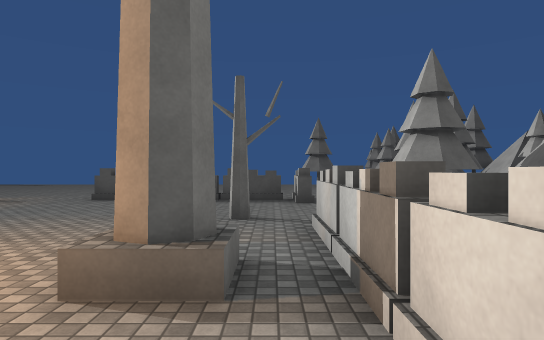
[1] (above)

24 first-person views from a walk through a scene from a Unity 3-D project. The camera is 1.5 m above the floor, looks level and sees 75° across. The floor is counted in squares, 2 m on a side. Each view is taken from the middle of a square. On the plan, view 1 faces up. The plan holds only what a view shows up to about 11 squares ahead; the rest is blank. The place goes on beyond the plan. The player is left out. Surface patterns are stand-ins for the level's own textures.

[2]
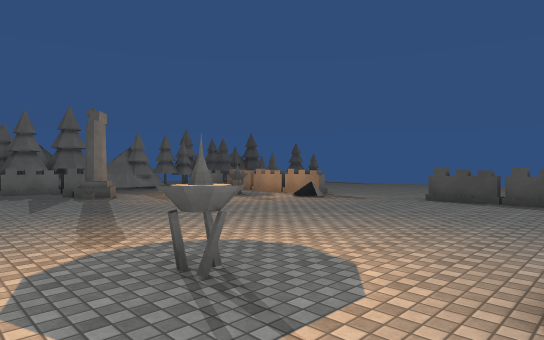

[3]
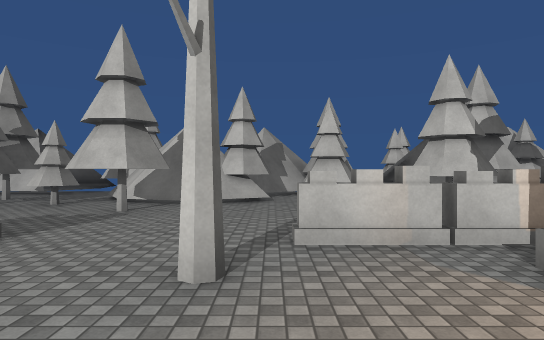

[4]
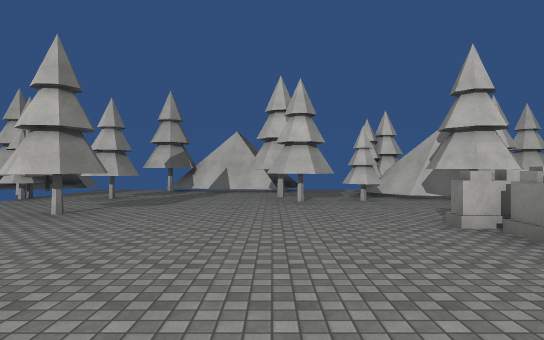

[5]
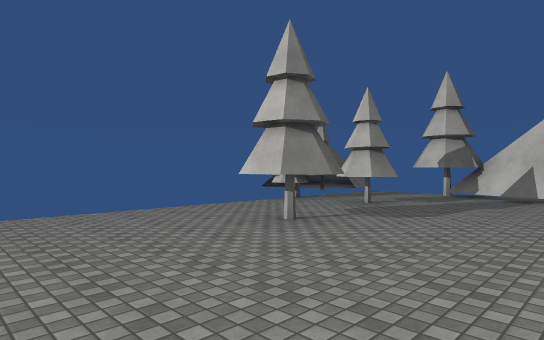

[6]
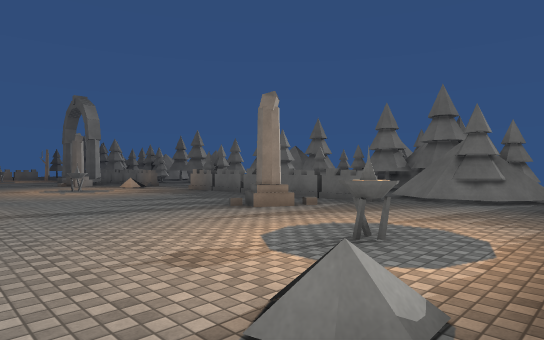

[7]
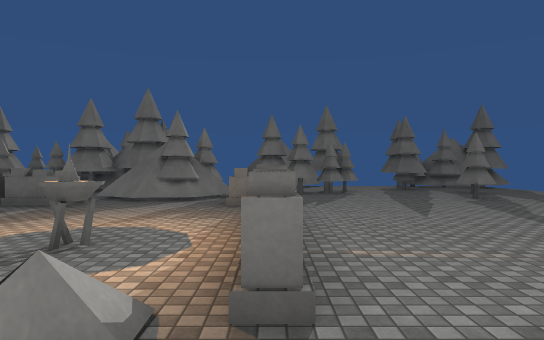

[8]
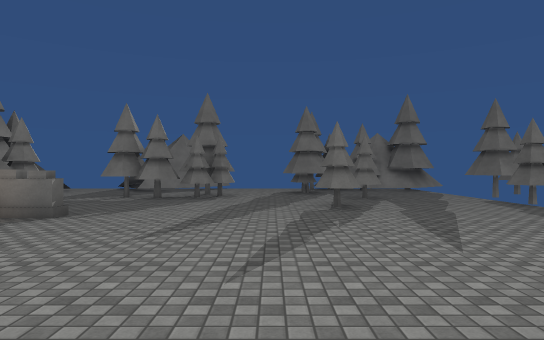

[9]
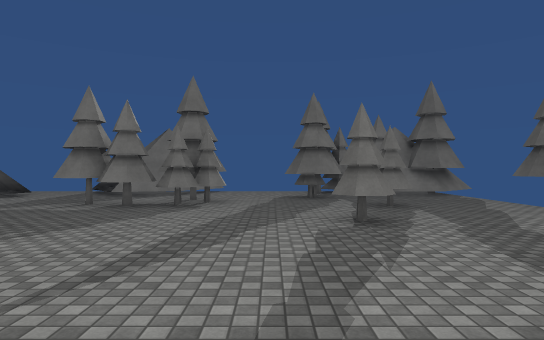

[10]
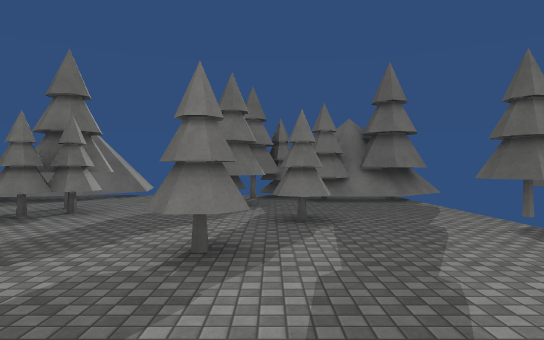

[11]
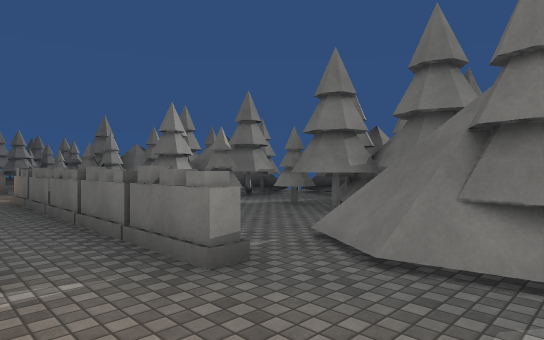

[12]
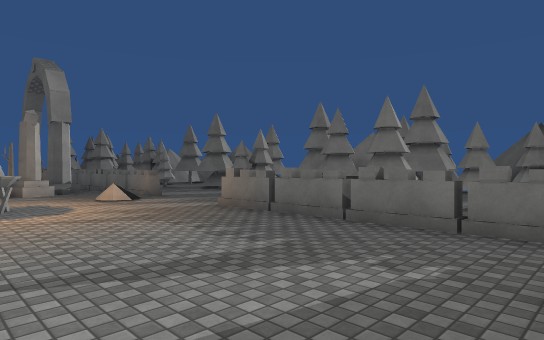

[13]
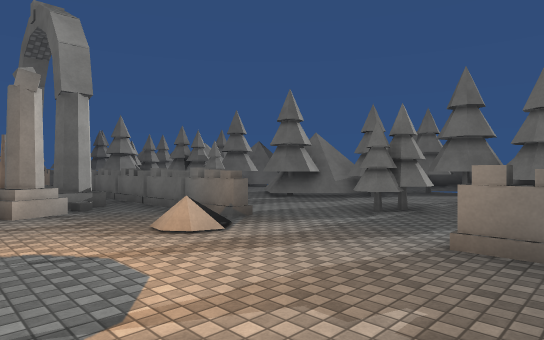

[14]
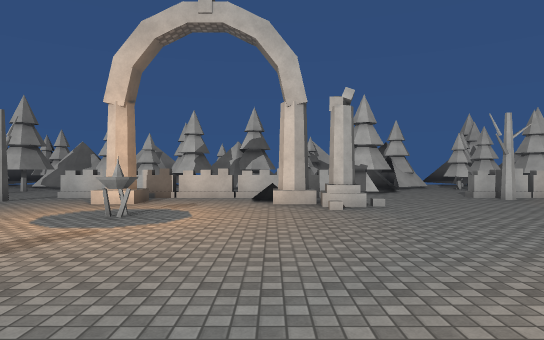

[15]
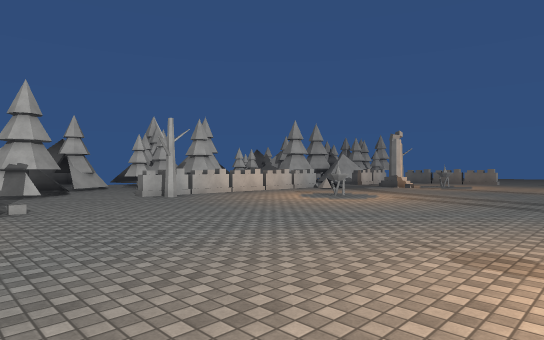

[16]
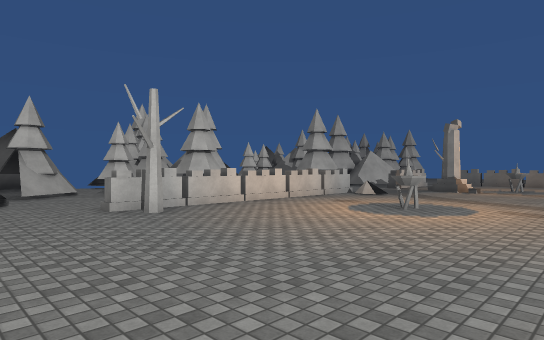

[17]
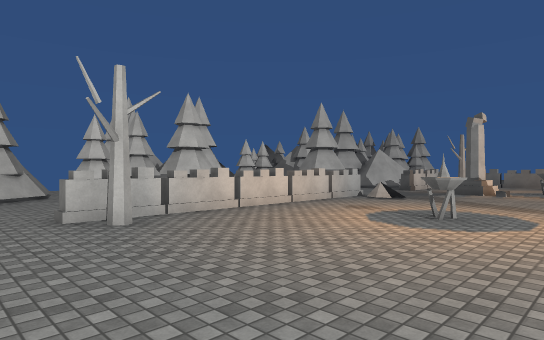

[18]
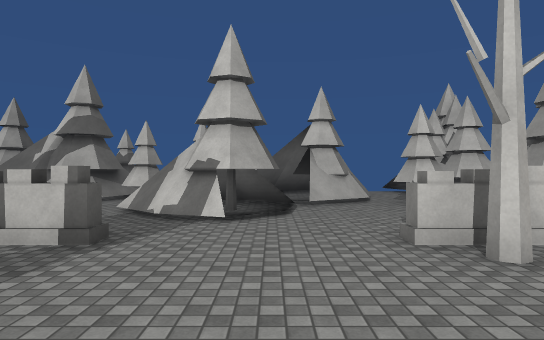

[19]
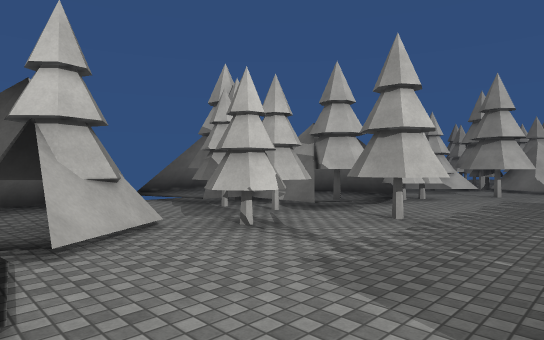

[20]
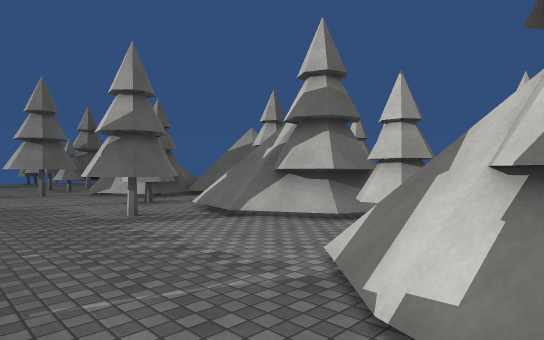

[21]
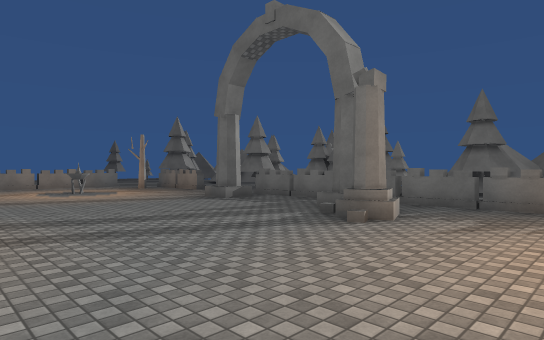

[22]
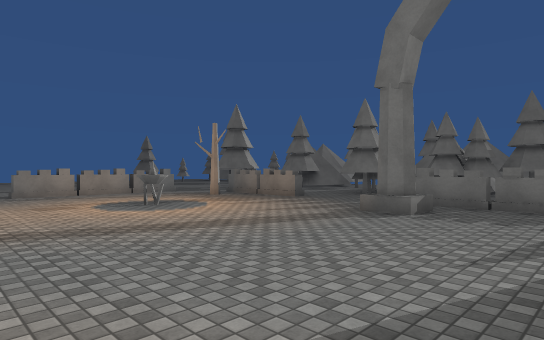

[23]
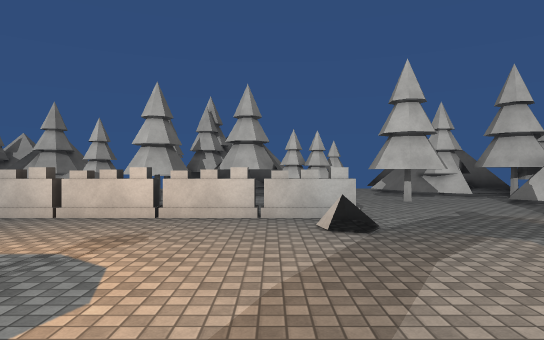

[24]
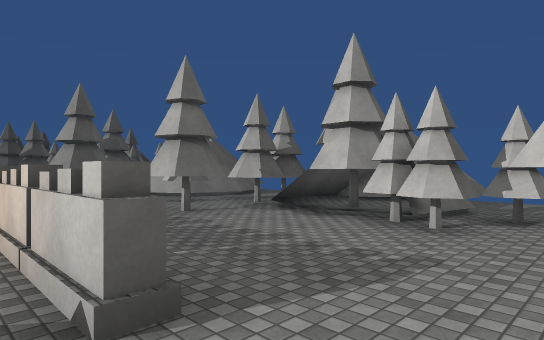

### Floor plan
Key: @ floor where view 1 was taken; # wall or solid block; x gap in a wall; . floor; = window, fence, low wall or low ledge; ^ raised ledge; O other object.
Columns run from 23 left of view 1 to 10 right of it. Each row starts with its distance up from view 1.
 20     OOO                      OO
 19  ##  OOOO                   OOO
 18  O#.......            ......OO..
 17  O#........           ......O...
 16  OO...O......        ....OO.OO.O#
 15  OO...O.......       ....O......#
 14  OOOO...O.....       ..........##
 13   ............ .     ..........#
 12  ....O.........    . ......OO#O#
 11 ##..OO.............  ......OOOO
 10  ##..OO............  .......O.O.
  9   #..OO..^. ^^^^...^^^^^^....#OO
  8    .... .......OO.........#O##O
  7   ....OOO....O............OO#.
  6   .=.  OO...................#O##
  5   ##OOO  .............O......O##
  4     O#...^.OO...........^...O..#
  3    ###O..^.O..........^.^....  OO
  2    #OO.. ^............^.^.OO###O
  1     .OOO ^..........O...^.O.####
  0     O OO #.............@^...###
 -1     #OOO ^............^O^....##
 -2     O#   ^............#.^...O
 -3      OO  #............O.#.OOO OOO
 -4      #...................OOOO
 -5    .O.OO.....O............OO####
 -6  O#.......OO................###
 -7  O .O....^.............O^....###
 -8    x##...#..............^...O =
 -9     O#O. ^..O...........^....OO
-10      #.  ^.#............^.OOOOO#
-11       OO ^..........O...^.O..#O#
-12          ^..............^...#OO#
-13     O    ^..............^...#O####
-14     #O   #.#...........O^...O##..
-15      OO   ........ ..........O...
-16           .......  ..O....#O..

Positions as (right, up) in squares from view 1, and headings:
1: (0, 0), facing up
2: (-1, 0), facing up-left
3: (-3, 5), facing right
4: (-4, 12), facing right
5: (-2, 12), facing up-right
6: (-6, 9), facing down-left
7: (-6, 9), facing left
8: (-8, 13), facing left
9: (-10, 13), facing left
10: (-12, 15), facing left
11: (-12, 7), facing down-left
12: (-9, 3), facing down-left
13: (-10, -2), facing down-left
14: (-9, -1), facing right
15: (-9, -2), facing down-right
16: (-6, -4), facing down-right
17: (-5, -5), facing down-right
18: (-3, -5), facing right
19: (1, -5), facing down-right
20: (1, -4), facing up-right
21: (-6, -6), facing down-left
22: (-6, -11), facing down-left
23: (-5, -13), facing right
24: (0, -16), facing up-right
